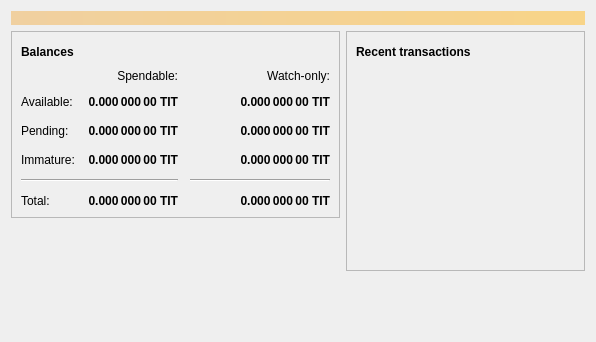
<?xml version="1.0" encoding="UTF-8"?>
<ui version="4.0">
 <class>OverviewPage</class>
 <widget class="QWidget" name="OverviewPage">
  <property name="geometry">
   <rect>
    <x>0</x>
    <y>0</y>
    <width>596</width>
    <height>342</height>
   </rect>
  </property>
  <property name="windowTitle">
   <string>Form</string>
  </property>
  <layout class="QVBoxLayout" name="topLayout">
   <item>
    <widget class="QLabel" name="labelAlerts">
     <property name="visible">
      <bool>false</bool>
     </property>
     <property name="styleSheet">
      <string notr="true">QLabel { background-color: qlineargradient(x1: 0, y1: 0, x2: 1, y2: 0, stop:0 #F0D0A0, stop:1 #F8D488); color:#000000; }</string>
     </property>
     <property name="wordWrap">
      <bool>true</bool>
     </property>
     <property name="margin">
      <number>3</number>
     </property>
     <property name="textInteractionFlags">
      <set>Qt::TextSelectableByMouse</set>
     </property>
    </widget>
   </item>
   <item>
    <layout class="QHBoxLayout" name="horizontalLayout" stretch="1,1">
     <item>
      <layout class="QVBoxLayout" name="verticalLayout_2">
       <item>
        <widget class="QFrame" name="frame">
         <property name="frameShape">
          <enum>QFrame::StyledPanel</enum>
         </property>
         <property name="frameShadow">
          <enum>QFrame::Raised</enum>
         </property>
         <layout class="QVBoxLayout" name="verticalLayout_4">
          <item>
           <layout class="QHBoxLayout" name="horizontalLayout_4">
            <item>
             <widget class="QLabel" name="label_5">
              <property name="font">
               <font>
                <weight>75</weight>
                <bold>true</bold>
               </font>
              </property>
              <property name="text">
               <string>Balances</string>
              </property>
             </widget>
            </item>
            <item>
             <widget class="QPushButton" name="labelWalletStatus">
              <property name="enabled">
               <bool>true</bool>
              </property>
              <property name="maximumSize">
               <size>
                <width>30</width>
                <height>16777215</height>
               </size>
              </property>
              <property name="toolTip">
               <string>The displayed information may be out of date. Your wallet automatically synchronizes with the kriptoyng network after a connection is established, but this process has not completed yet.</string>
              </property>
              <property name="text">
               <string/>
              </property>
              <property name="icon">
               <iconset resource="../kriptoyng.qrc">
                <normaloff>:/icons/warning</normaloff>
                <disabledoff>:/icons/warning</disabledoff>:/icons/warning</iconset>
              </property>
              <property name="iconSize">
               <size>
                <width>24</width>
                <height>24</height>
               </size>
              </property>
              <property name="flat">
               <bool>true</bool>
              </property>
             </widget>
            </item>
            <item>
             <spacer name="horizontalSpacer_3">
              <property name="orientation">
               <enum>Qt::Horizontal</enum>
              </property>
              <property name="sizeHint" stdset="0">
               <size>
                <width>40</width>
                <height>20</height>
               </size>
              </property>
             </spacer>
            </item>
           </layout>
          </item>
          <item>
           <layout class="QGridLayout" name="gridLayout">
            <property name="spacing">
             <number>12</number>
            </property>
            <item row="2" column="2">
             <widget class="QLabel" name="labelWatchPending">
              <property name="font">
               <font>
                <weight>75</weight>
                <bold>true</bold>
               </font>
              </property>
              <property name="cursor">
               <cursorShape>IBeamCursor</cursorShape>
              </property>
              <property name="toolTip">
               <string>Unconfirmed transactions to watch-only addresses</string>
              </property>
              <property name="text">
               <string notr="true">0.000 000 00 TIT</string>
              </property>
              <property name="alignment">
               <set>Qt::AlignRight|Qt::AlignTrailing|Qt::AlignVCenter</set>
              </property>
              <property name="textInteractionFlags">
               <set>Qt::LinksAccessibleByMouse|Qt::TextSelectableByKeyboard|Qt::TextSelectableByMouse</set>
              </property>
             </widget>
            </item>
            <item row="2" column="1">
             <widget class="QLabel" name="labelUnconfirmed">
              <property name="font">
               <font>
                <weight>75</weight>
                <bold>true</bold>
               </font>
              </property>
              <property name="cursor">
               <cursorShape>IBeamCursor</cursorShape>
              </property>
              <property name="toolTip">
               <string>Total of transactions that have yet to be confirmed, and do not yet count toward the spendable balance</string>
              </property>
              <property name="text">
               <string notr="true">0.000 000 00 TIT</string>
              </property>
              <property name="alignment">
               <set>Qt::AlignRight|Qt::AlignTrailing|Qt::AlignVCenter</set>
              </property>
              <property name="textInteractionFlags">
               <set>Qt::LinksAccessibleByMouse|Qt::TextSelectableByKeyboard|Qt::TextSelectableByMouse</set>
              </property>
             </widget>
            </item>
            <item row="3" column="2">
             <widget class="QLabel" name="labelWatchImmature">
              <property name="font">
               <font>
                <weight>75</weight>
                <bold>true</bold>
               </font>
              </property>
              <property name="cursor">
               <cursorShape>IBeamCursor</cursorShape>
              </property>
              <property name="toolTip">
               <string>Mined balance in watch-only addresses that has not yet matured</string>
              </property>
              <property name="text">
               <string notr="true">0.000 000 00 TIT</string>
              </property>
              <property name="alignment">
               <set>Qt::AlignRight|Qt::AlignTrailing|Qt::AlignVCenter</set>
              </property>
              <property name="textInteractionFlags">
               <set>Qt::LinksAccessibleByMouse|Qt::TextSelectableByKeyboard|Qt::TextSelectableByMouse</set>
              </property>
             </widget>
            </item>
            <item row="4" column="0" colspan="2">
             <widget class="Line" name="line">
              <property name="orientation">
               <enum>Qt::Horizontal</enum>
              </property>
             </widget>
            </item>
            <item row="4" column="2">
             <widget class="Line" name="lineWatchBalance">
              <property name="sizePolicy">
               <sizepolicy hsizetype="Preferred" vsizetype="Fixed">
                <horstretch>0</horstretch>
                <verstretch>0</verstretch>
               </sizepolicy>
              </property>
              <property name="minimumSize">
               <size>
                <width>140</width>
                <height>0</height>
               </size>
              </property>
              <property name="orientation">
               <enum>Qt::Horizontal</enum>
              </property>
             </widget>
            </item>
            <item row="5" column="0">
             <widget class="QLabel" name="labelTotalText">
              <property name="text">
               <string>Total:</string>
              </property>
             </widget>
            </item>
            <item row="3" column="1">
             <widget class="QLabel" name="labelImmature">
              <property name="font">
               <font>
                <weight>75</weight>
                <bold>true</bold>
               </font>
              </property>
              <property name="cursor">
               <cursorShape>IBeamCursor</cursorShape>
              </property>
              <property name="toolTip">
               <string>Mined balance that has not yet matured</string>
              </property>
              <property name="text">
               <string notr="true">0.000 000 00 TIT</string>
              </property>
              <property name="alignment">
               <set>Qt::AlignRight|Qt::AlignTrailing|Qt::AlignVCenter</set>
              </property>
              <property name="textInteractionFlags">
               <set>Qt::LinksAccessibleByMouse|Qt::TextSelectableByKeyboard|Qt::TextSelectableByMouse</set>
              </property>
             </widget>
            </item>
            <item row="2" column="3">
             <spacer name="horizontalSpacer_2">
              <property name="orientation">
               <enum>Qt::Horizontal</enum>
              </property>
              <property name="sizeHint" stdset="0">
               <size>
                <width>40</width>
                <height>20</height>
               </size>
              </property>
             </spacer>
            </item>
            <item row="3" column="0">
             <widget class="QLabel" name="labelImmatureText">
              <property name="text">
               <string>Immature:</string>
              </property>
             </widget>
            </item>
            <item row="5" column="1">
             <widget class="QLabel" name="labelTotal">
              <property name="font">
               <font>
                <weight>75</weight>
                <bold>true</bold>
               </font>
              </property>
              <property name="cursor">
               <cursorShape>IBeamCursor</cursorShape>
              </property>
              <property name="toolTip">
               <string>Your current total balance</string>
              </property>
              <property name="text">
               <string notr="true">0.000 000 00 TIT</string>
              </property>
              <property name="alignment">
               <set>Qt::AlignRight|Qt::AlignTrailing|Qt::AlignVCenter</set>
              </property>
              <property name="textInteractionFlags">
               <set>Qt::LinksAccessibleByMouse|Qt::TextSelectableByKeyboard|Qt::TextSelectableByMouse</set>
              </property>
             </widget>
            </item>
            <item row="5" column="2">
             <widget class="QLabel" name="labelWatchTotal">
              <property name="font">
               <font>
                <weight>75</weight>
                <bold>true</bold>
               </font>
              </property>
              <property name="cursor">
               <cursorShape>IBeamCursor</cursorShape>
              </property>
              <property name="toolTip">
               <string>Current total balance in watch-only addresses</string>
              </property>
              <property name="text">
               <string notr="true">0.000 000 00 TIT</string>
              </property>
              <property name="alignment">
               <set>Qt::AlignRight|Qt::AlignTrailing|Qt::AlignVCenter</set>
              </property>
              <property name="textInteractionFlags">
               <set>Qt::LinksAccessibleByMouse|Qt::TextSelectableByKeyboard|Qt::TextSelectableByMouse</set>
              </property>
             </widget>
            </item>
            <item row="0" column="2">
             <widget class="QLabel" name="labelWatchonly">
              <property name="text">
               <string>Watch-only:</string>
              </property>
              <property name="alignment">
               <set>Qt::AlignRight|Qt::AlignTrailing|Qt::AlignVCenter</set>
              </property>
             </widget>
            </item>
            <item row="1" column="0">
             <widget class="QLabel" name="labelBalanceText">
              <property name="text">
               <string>Available:</string>
              </property>
             </widget>
            </item>
            <item row="1" column="1">
             <widget class="QLabel" name="labelBalance">
              <property name="font">
               <font>
                <weight>75</weight>
                <bold>true</bold>
               </font>
              </property>
              <property name="cursor">
               <cursorShape>IBeamCursor</cursorShape>
              </property>
              <property name="toolTip">
               <string>Your current spendable balance</string>
              </property>
              <property name="text">
               <string notr="true">0.000 000 00 TIT</string>
              </property>
              <property name="alignment">
               <set>Qt::AlignRight|Qt::AlignTrailing|Qt::AlignVCenter</set>
              </property>
              <property name="textInteractionFlags">
               <set>Qt::LinksAccessibleByMouse|Qt::TextSelectableByKeyboard|Qt::TextSelectableByMouse</set>
              </property>
             </widget>
            </item>
            <item row="1" column="2">
             <widget class="QLabel" name="labelWatchAvailable">
              <property name="font">
               <font>
                <weight>75</weight>
                <bold>true</bold>
               </font>
              </property>
              <property name="cursor">
               <cursorShape>IBeamCursor</cursorShape>
              </property>
              <property name="toolTip">
               <string>Your current balance in watch-only addresses</string>
              </property>
              <property name="text">
               <string notr="true">0.000 000 00 TIT</string>
              </property>
              <property name="alignment">
               <set>Qt::AlignRight|Qt::AlignTrailing|Qt::AlignVCenter</set>
              </property>
              <property name="textInteractionFlags">
               <set>Qt::LinksAccessibleByMouse|Qt::TextSelectableByKeyboard|Qt::TextSelectableByMouse</set>
              </property>
             </widget>
            </item>
            <item row="2" column="0">
             <widget class="QLabel" name="labelPendingText">
              <property name="text">
               <string>Pending:</string>
              </property>
             </widget>
            </item>
            <item row="0" column="1">
             <widget class="QLabel" name="labelSpendable">
              <property name="text">
               <string>Spendable:</string>
              </property>
              <property name="alignment">
               <set>Qt::AlignRight|Qt::AlignTrailing|Qt::AlignVCenter</set>
              </property>
             </widget>
            </item>
           </layout>
          </item>
         </layout>
        </widget>
       </item>
       <item>
        <spacer name="verticalSpacer">
         <property name="orientation">
          <enum>Qt::Vertical</enum>
         </property>
         <property name="sizeHint" stdset="0">
          <size>
           <width>20</width>
           <height>40</height>
          </size>
         </property>
        </spacer>
       </item>
      </layout>
     </item>
     <item>
      <layout class="QVBoxLayout" name="verticalLayout_3">
       <item>
        <widget class="QFrame" name="frame_2">
         <property name="frameShape">
          <enum>QFrame::StyledPanel</enum>
         </property>
         <property name="frameShadow">
          <enum>QFrame::Raised</enum>
         </property>
         <layout class="QVBoxLayout" name="verticalLayout">
          <item>
           <layout class="QHBoxLayout" name="horizontalLayout_2">
            <item>
             <widget class="QLabel" name="label_4">
              <property name="font">
               <font>
                <weight>75</weight>
                <bold>true</bold>
               </font>
              </property>
              <property name="text">
               <string>Recent transactions</string>
              </property>
             </widget>
            </item>
            <item>
             <widget class="QPushButton" name="labelTransactionsStatus">
              <property name="enabled">
               <bool>true</bool>
              </property>
              <property name="maximumSize">
               <size>
                <width>30</width>
                <height>16777215</height>
               </size>
              </property>
              <property name="toolTip">
               <string>The displayed information may be out of date. Your wallet automatically synchronizes with the kriptoyng network after a connection is established, but this process has not completed yet.</string>
              </property>
              <property name="text">
               <string/>
              </property>
              <property name="icon">
               <iconset resource="../kriptoyng.qrc">
                <normaloff>:/icons/warning</normaloff>
                <disabledoff>:/icons/warning</disabledoff>:/icons/warning</iconset>
              </property>
              <property name="iconSize">
               <size>
                <width>24</width>
                <height>24</height>
               </size>
              </property>
              <property name="flat">
               <bool>true</bool>
              </property>
             </widget>
            </item>
            <item>
             <spacer name="horizontalSpacer">
              <property name="orientation">
               <enum>Qt::Horizontal</enum>
              </property>
              <property name="sizeHint" stdset="0">
               <size>
                <width>40</width>
                <height>20</height>
               </size>
              </property>
             </spacer>
            </item>
           </layout>
          </item>
          <item>
           <widget class="QListView" name="listTransactions">
            <property name="styleSheet">
             <string notr="true">QListView { background: transparent; }</string>
            </property>
            <property name="frameShape">
             <enum>QFrame::NoFrame</enum>
            </property>
            <property name="verticalScrollBarPolicy">
             <enum>Qt::ScrollBarAlwaysOff</enum>
            </property>
            <property name="horizontalScrollBarPolicy">
             <enum>Qt::ScrollBarAlwaysOff</enum>
            </property>
            <property name="selectionMode">
             <enum>QAbstractItemView::NoSelection</enum>
            </property>
           </widget>
          </item>
         </layout>
        </widget>
       </item>
       <item>
        <spacer name="verticalSpacer_2">
         <property name="orientation">
          <enum>Qt::Vertical</enum>
         </property>
         <property name="sizeHint" stdset="0">
          <size>
           <width>20</width>
           <height>40</height>
          </size>
         </property>
        </spacer>
       </item>
      </layout>
     </item>
    </layout>
   </item>
  </layout>
 </widget>
 <resources/>
 <connections/>
</ui>
